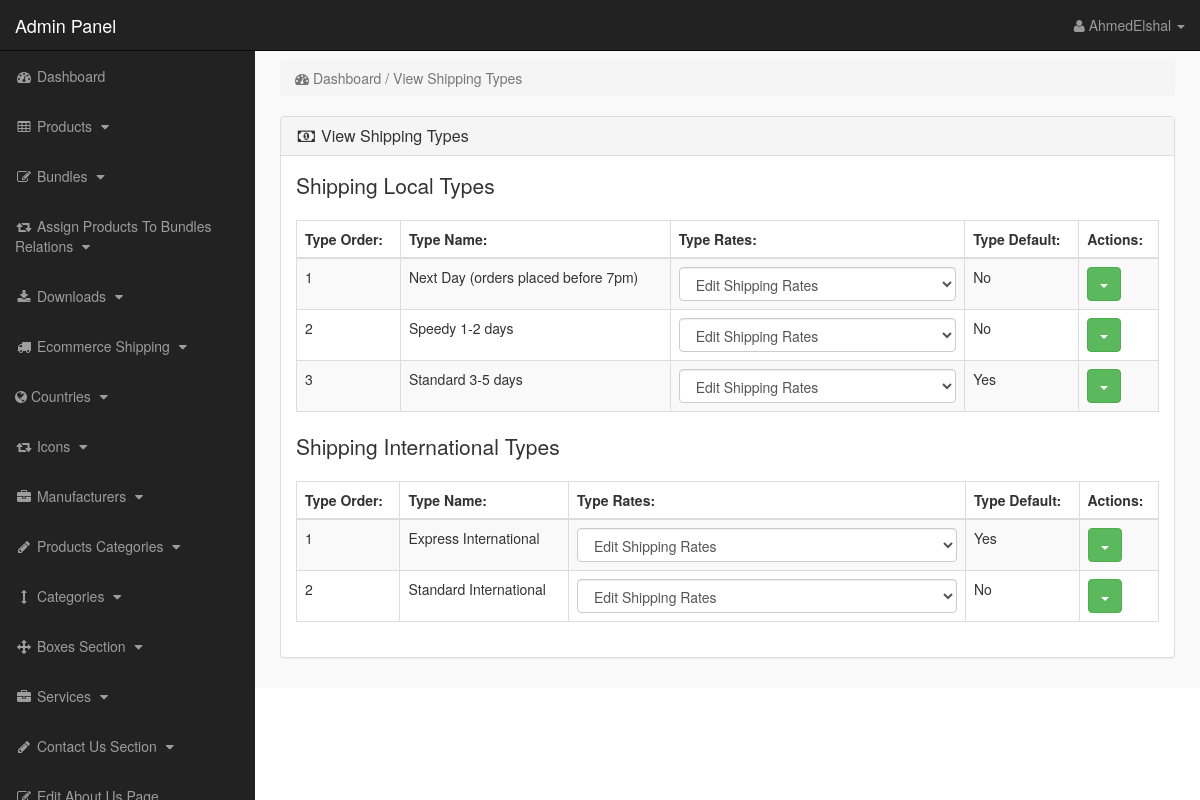
Screenshot of /admin_area/index.php?view_shipping_types (signed in) with the database file from the repository.
### tables this page shows
CREATE TABLE `shipping_types` (
  `type_id` int(10) NOT NULL,
  `type_name` text NOT NULL,
  `type_default` text NOT NULL,
  `type_local` text NOT NULL,
  `type_order` int(10) NOT NULL
);

### admin_area/view_shipping_types.php (the view, shortened to what this page needs)
<?php
if(!isset($_SESSION['admin_email'])){
echo "<script>window.open('login.php','_self')</script>";
}
else {
?>
<div class="row">
<div class="col-lg-12">
<ol class="breadcrumb">
<li class="active">
<i class="fa fa-dashboard"></i> Dashboard / View Shipping Types
</li>
</ol>
</div>
</div>
<div class="row">
<div class="col-lg-12">
<div class="panel panel-default">
<div class="panel-heading">
<h3 class="panel-title">
<i class="fa fa-money fa-fw"></i> View Shipping Types
</h3>
</div>
<div class="panel-body">
<p class="lead"> Shipping Local Types </p>
<table class="table table-hover table-bordered table-striped local-types">
<thead>
<tr>
<th>Type Order:</th>
<th>Type Name:</th>
<th>Type Rates:</th>
<th>Type Default:</th>
<th>Actions:</th>
</tr>
</thead>
<tbody>
<?php
$select_shipping_types = "select * from shipping_types where type_local='yes' order by type_order";
$run_shipping_types = mysqli_query($con, $select_shipping_types);
while($row_shipping_types = mysqli_fetch_array($run_shipping_types)){
$type_id = $row_shipping_types['type_id'];
$type_name = $row_shipping_types['type_name'];
$type_default = $row_shipping_types['type_default'];
$type_order = $row_shipping_types['type_order'];
?>
<tr id="<?php echo $type_id; ?>">
<td> <?php echo $type_order; ?> </td>
<td> <?php echo $type_name; ?> </td>
<td>
<select class="form-control">
<option class="hidden"> Edit Shipping Rates </option>
</select>
</td>
<td> <?php echo ucfirst($type_default); ?> </td>
<td>
<div class="dropdown">
<button class="btn btn-success dropdown-toggle" data-toggle="dropdown">
<span class="caret"></span>
</button>
</div>
</td>
</tr>
<?php } ?>
</tbody>
</table>
<p class="lead"> Shipping International Types </p>
<table class="table table-hover table-bordered table-striped international-types">
<thead>
<tr>
<th>Type Order:</th>
<th>Type Name:</th>
<th>Type Rates:</th>
<th>Type Default:</th>
<th>Actions:</th>
</tr>
</thead>
<tbody>
<?php
$select_shipping_types = "select * from shipping_types where type_local='no' order by type_order";
$run_shipping_types = mysqli_query($con, $select_shipping_types);
while($row_shipping_types = mysqli_fetch_array($run_shipping_types)){
$type_id = $row_shipping_types['type_id'];
$type_name = $row_shipping_types['type_name'];
$type_default = $row_shipping_types['type_default'];
$type_order = $row_shipping_types['type_order'];
?>
<tr id="<?php echo $type_id; ?>">
<td> <?php echo $type_order; ?> </td>
<td> <?php echo $type_name; ?> </td>
<td>
<select class="form-control">
<option class="hidden"> Edit Shipping Rates </option>
</select>
</td>
<td> <?php echo ucfirst($type_default); ?> </td>
<td>
<div class="dropdown">
<button class="btn btn-success dropdown-toggle" data-toggle="dropdown">
<span class="caret"></span>
</button>
</div>
</td>
</tr>
<?php } ?>
</tbody>
</table>
</div>
</div>
</div>
</div>
<?php } ?>

### admin_area/includes/sidebar.php (shortened to what this page needs)
<?php
if(!isset($_SESSION['admin_email'])){
echo "<script>window.open('login.php','_self')</script>";
}
else {
?>
<nav class="navbar navbar-inverse navbar-fixed-top" >
<div class="navbar-header" >
<a class="navbar-brand" href="index.php?dashboard" >Admin Panel</a>
</div>
<ul class="nav navbar-right top-nav" >
<li class="dropdown" >
<a href="#" class="dropdown-toggle" data-toggle="dropdown" >
<i class="fa fa-user" ></i>
<?php echo $admin_name; ?> <b class="caret" ></b>
</a>
</li>
</ul>
<div class="collapse navbar-collapse navbar-ex1-collapse">
<ul class="nav navbar-nav side-nav">
<li>
<a href="index.php?dashboard">
<i class="fa fa-fw fa-dashboard"></i> Dashboard
</a>
</li>
<li>
<a href="#" data-toggle="collapse" data-target="#products">
<i class="fa fa-fw fa-table"></i> Products
<i class="fa fa-fw fa-caret-down"></i>
</a>
</li>
<li>
<a href="#" data-toggle="collapse" data-target="#bundles">
<i class="fa fa-fw fa-edit"></i> Bundles
<i class="fa fa-fw fa-caret-down"></i>
</a>
</li>
<li>
<a href="#" data-toggle="collapse" data-target="#relations">
<i class="fa fa-fw fa-retweet"></i> Assign Products To Bundles Relations
<i class="fa fa-fw fa-caret-down"></i>
</a>
</li>
<li>
<a href="#" data-toggle="collapse" data-target="#downloads">
<i class="fa fa-fw fa-download"></i> Downloads
<i class="fa fa-fw fa-caret-down"></i>
</a>
</li>
<li>
<a href="#" data-toggle="collapse" data-target="#shipping">
<i class="fa fa-fw fa-truck"></i> Ecommerce Shipping
<i class="fa fa-fw fa-caret-down"></i>
</a>
</li>
<li>
<a href="#" data-toggle="collapse" data-target="#countries">
<i class="fa fa-globe"></i> Countries
<i class="fa fa-fw fa-caret-down"></i>
</a>
</li>
<li>
<a href="#" data-toggle="collapse" data-target="#icons">
<i class="fa fa-fw fa-retweet"> </i> Icons
<i class="fa fa-fw fa-caret-down" ></i>
</a>
</li>
<li>
<a href="#" data-toggle="collapse" data-target="#manufacturers">
<i class="fa fa-fw fa-briefcase"></i> Manufacturers
<i class="fa fa-fw fa-caret-down"></i>
</a>
</li>
<li>
<a href="#" data-toggle="collapse" data-target="#p_cat">
<i class="fa fa-fw fa-pencil"></i> Products Categories
<i class="fa fa-fw fa-caret-down"></i>
</a>
</li>
<li>
<a href="#" data-toggle="collapse" data-target="#cat">
<i class="fa fa-fw fa-arrows-v"></i> Categories
<i class="fa fa-fw fa-caret-down"></i>
</a>
</li>
<li>
<a href="#" data-toggle="collapse" data-target="#boxes">
<i class="fa fa-fw fa-arrows"></i> Boxes Section
<i class="fa fa-fw fa-caret-down"></i>
</a>
</li>
<li>
<a href="#" data-toggle="collapse" data-target="#services">
<i class="fa fa-fw fa-briefcase"></i> Services
<i class="fa fa-fw fa-caret-down"></i>
</a>
</li>
<li>
<a href="#" data-toggle="collapse" data-target="#contact_us">
<i class="fa fa-fw fa-pencil"> </i> Contact Us Section
<i class="fa fa-fw fa-caret-down"></i>
</a>
</li>
<li>
<a href="index.php?edit_about_us">
<i class="fa fa-fw fa-edit"></i> Edit About Us Page
</a>
</li>
</ul>
</div>
</nav>
<?php } ?>

### admin_area/css/style.css (style rules this page uses)
body { margin-top:100px; }
@media (min-width: 768px) { body { margin-top:50px; } }
.top-nav { padding:0 15px; }
.top-nav>li { display:inline-block; float:left; }
.top-nav>li>a { padding-top:15px; padding-bottom:15px; line-height:20px; color:#999; }
@media (min-width: 768px) { .side-nav { position:fixed; top:51px; width:255px; border-radius:0; overflow-y:auto; background-color: #222; bottom:0; overflow-x:hidden; padding-bottom:40px; } }
@media (min-width: 768px) { .side-nav>li>a { width:255px; } }
.panel-body { border-radius:5px; }

### rows the page displays
shipping_types: type_order "1", type_name "Next Day (orders placed before 7pm)", type_default "No"
shipping_types: type_order "2", type_name "Speedy 1-2 days", type_default "No"
shipping_types: type_order "3", type_name "Standard 3-5 days", type_default "Yes"
shipping_types: type_order "1", type_name "Express International", type_default "Yes"
shipping_types: type_order "2", type_name "Standard International", type_default "No"

### other values shown
$admin_name "AhmedElshal"
